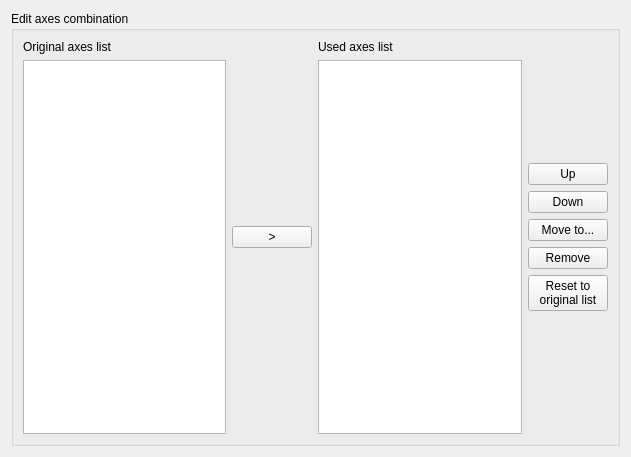
<?xml version="1.0" encoding="UTF-8"?>
<ui version="4.0">
 <class>PVAxesCombinationWidget</class>
 <widget class="QWidget" name="PVAxesCombinationWidget">
  <property name="geometry">
   <rect>
    <x>0</x>
    <y>0</y>
    <width>631</width>
    <height>457</height>
   </rect>
  </property>
  <property name="windowTitle">
   <string>Form</string>
  </property>
  <layout class="QVBoxLayout" name="verticalLayout">
   <item>
    <widget class="QGroupBox" name="groupBox">
     <property name="title">
      <string>Edit axes combination</string>
     </property>
     <layout class="QHBoxLayout" name="horizontalLayout">
      <item>
       <layout class="QVBoxLayout" name="verticalLayout_3">
        <item>
         <widget class="QLabel" name="label">
          <property name="text">
           <string>Original axes list</string>
          </property>
         </widget>
        </item>
        <item>
         <widget class="QListWidget" name="_list_org"/>
        </item>
       </layout>
      </item>
      <item>
       <layout class="QVBoxLayout" name="verticalLayout_2">
        <item>
         <spacer name="verticalSpacer">
          <property name="orientation">
           <enum>Qt::Vertical</enum>
          </property>
          <property name="sizeHint" stdset="0">
           <size>
            <width>20</width>
            <height>40</height>
           </size>
          </property>
         </spacer>
        </item>
        <item>
         <widget class="QPushButton" name="_btn_axis_add">
          <property name="text">
           <string>&gt;</string>
          </property>
         </widget>
        </item>
        <item>
         <spacer name="verticalSpacer_2">
          <property name="orientation">
           <enum>Qt::Vertical</enum>
          </property>
          <property name="sizeHint" stdset="0">
           <size>
            <width>20</width>
            <height>40</height>
           </size>
          </property>
         </spacer>
        </item>
       </layout>
      </item>
      <item>
       <layout class="QHBoxLayout" name="horizontalLayout_2">
        <item>
         <layout class="QVBoxLayout" name="verticalLayout_4">
          <item>
           <widget class="QLabel" name="label_2">
            <property name="text">
             <string>Used axes list</string>
            </property>
           </widget>
          </item>
          <item>
           <widget class="QListWidget" name="_list_used"/>
          </item>
         </layout>
        </item>
        <item>
         <layout class="QVBoxLayout" name="verticalLayout_5">
          <item>
           <spacer name="verticalSpacer_3">
            <property name="orientation">
             <enum>Qt::Vertical</enum>
            </property>
            <property name="sizeHint" stdset="0">
             <size>
              <width>20</width>
              <height>40</height>
             </size>
            </property>
           </spacer>
          </item>
          <item>
           <widget class="QPushButton" name="_btn_axis_up">
            <property name="text">
             <string>Up</string>
            </property>
           </widget>
          </item>
          <item>
           <widget class="QPushButton" name="_btn_axis_down">
            <property name="text">
             <string>Down</string>
            </property>
           </widget>
          </item>
          <item>
           <widget class="QPushButton" name="_btn_axis_move">
            <property name="text">
             <string>Move to...</string>
            </property>
           </widget>
          </item>
          <item>
           <widget class="QPushButton" name="_btn_axis_remove">
            <property name="text">
             <string>Remove</string>
            </property>
           </widget>
          </item>
          <item>
           <widget class="QPushButton" name="_btn_reset">
            <property name="text">
             <string>Reset to
original list</string>
            </property>
           </widget>
          </item>
          <item>
           <spacer name="verticalSpacer_4">
            <property name="orientation">
             <enum>Qt::Vertical</enum>
            </property>
            <property name="sizeHint" stdset="0">
             <size>
              <width>20</width>
              <height>40</height>
             </size>
            </property>
           </spacer>
          </item>
         </layout>
        </item>
       </layout>
      </item>
     </layout>
    </widget>
   </item>
  </layout>
 </widget>
 <resources/>
 <connections/>
</ui>
